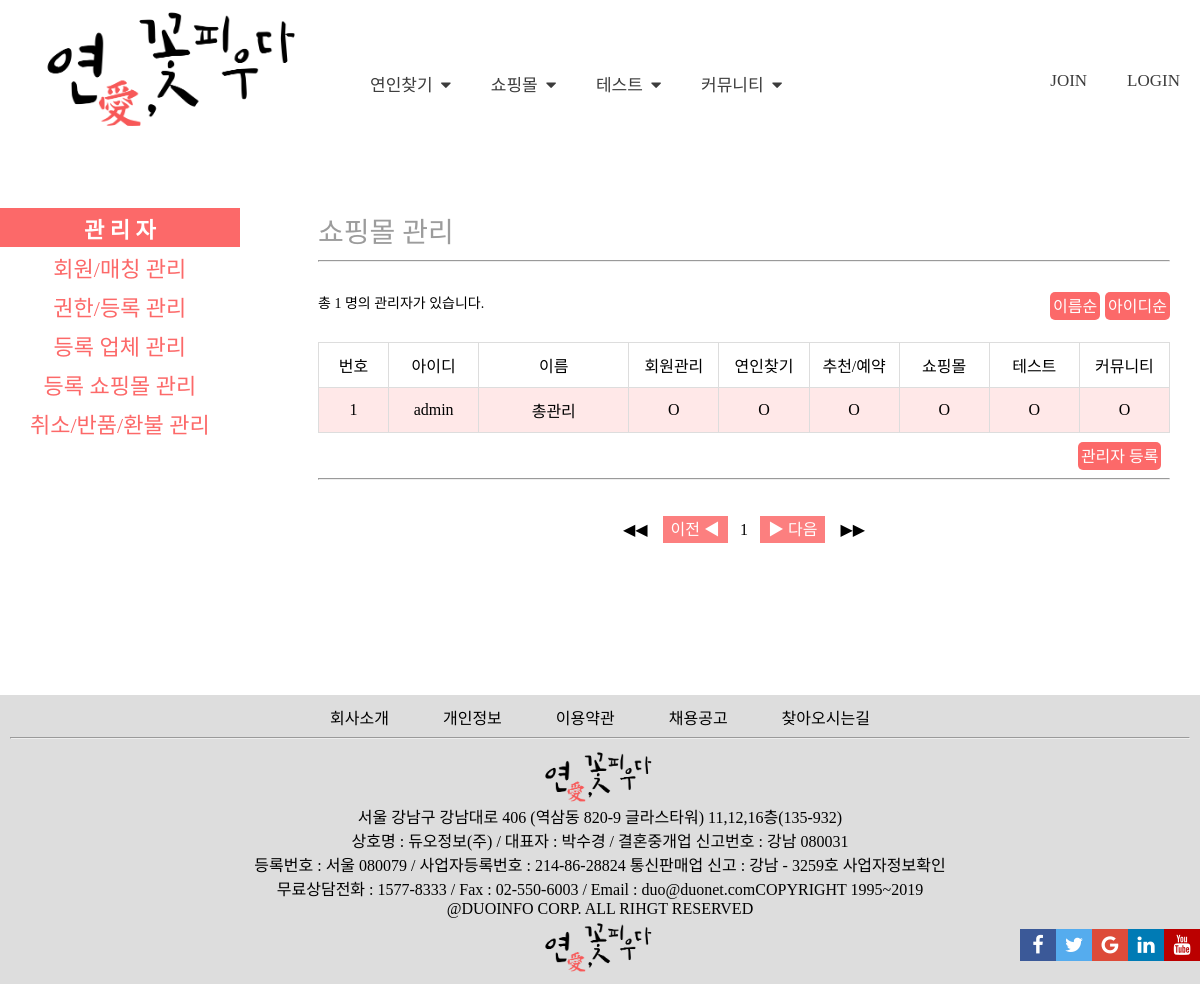
Page /admin_authority/a_auth_main.php on the committed database.
### tables this page shows
CREATE TABLE `admin_authority` (
  `id` varchar(22) NOT NULL,
  `passwd` varchar(22) NOT NULL,
  `name` char(10) NOT NULL,
  `auth_meeting` char(1) DEFAULT NULL,
  `auth_ra` char(1) DEFAULT NULL,
  `auth_shop` char(1) DEFAULT NULL,
  `auth_test` char(1) DEFAULT NULL,
  `auth_commu` char(1) DEFAULT NULL,
  `auth_member` char(1) DEFAULT NULL,
  PRIMARY KEY (`id`)
);

### admin_authority/a_auth_main.php (the view, shortened to what this page needs)
<?php
  include $_SERVER['DOCUMENT_ROOT']."/lotus/lib/db_connector.php";
  if(isset($_GET["mode"])&&$_GET["mode"]=="order_list_auth"){
          $order_list = test_input($_POST["order_list"]);
          $order_list = mysqli_real_escape_string($conn, $order_list);
    $sql="SELECT * from `admin_authority` order by `$order_list` asc";
  }else{
    $sql="SELECT * from `admin_authority` order by `id` asc";
  }
  $result=mysqli_query($conn,$sql);
  $total_record=mysqli_num_rows($result);
  $total_page=($total_record % SCALE == 0 )?
  ($total_record/SCALE):(ceil($total_record/SCALE));
  $page=(isset($_GET['page'])&&!empty($_GET['page']))?(test_input($_GET['page'])):(1);
  $start=($page -1) * SCALE;
?>
<!DOCTYPE html>
<html>
<head>
  <link rel="stylesheet" href="https://cdnjs.cloudflare.com/ajax/libs/font-awesome/4.7.0/css/font-awesome.min.css">
  <link rel="stylesheet" href="../css/common.css">
  <link rel="stylesheet" href="../css/header_sidenav.css">
  <link rel="stylesheet" href="./css/a_auth_main.css">
  <link rel="stylesheet" href="//code.jquery.com/ui/1.8.18/themes/base/jquery-ui.css" />
</head>
<body>
  <?php include $_SERVER['DOCUMENT_ROOT']."/lotus/lib/header_sidenav.php"; ?>
  <div id="main_body" class="main_body">
    <div id="sidenav" class="sidenav">
      <?php include $_SERVER['DOCUMENT_ROOT']."/lotus/lib/header_sidenav_admin_link.php"; ?>
    </div>
    <div class="main">
      <div class="admin_title">
        쇼핑몰 관리
      </div>
      <hr class="title_hr">
      <div class="list_search_bar">
        <form name="prd_shop_form" action="./a_auth_main.php?mode=order_list_auth" method="post">
            <div class="lsb_msg">총&nbsp;<?=$total_record?>&nbsp;명의 관리자가 있습니다.</div>
            <button class="lsb_btn_srch" name="order_list" type="submit" value="id">아이디순</button>
            <button class="lsb_btn_srch" name="order_list" type="submit" value="name">이름순</button>
          </form>
      </div>
      <table class="admin_table">
        <tr>
          <td class="li_hd_list_num">번호</td>
          <td class="li_hd_type">아이디</td>
          <td class="li_hd_name">이름</td>
          <td class="li_hd_type">회원관리</td>
          <td class="li_hd_type">연인찾기</td>
          <td class="li_hd_type">추천/예약</td>
          <td class="li_hd_type">쇼핑몰</td>
          <td class="li_hd_type">테스트</td>
          <td class="li_hd_type">커뮤니티</td>
        </tr>
        <?php
        for ($i = $start; $i < $start+SCALE && $i<$total_record; $i++){
          mysqli_data_seek($result,$i);
          $row=mysqli_fetch_array($result);
          $id=$row['id'];
          $name=$row['name'];
          $auth_meeting=$row['auth_meeting'];
          $auth_ra=$row['auth_ra'];
          $auth_shop=$row['auth_shop'];
          $auth_test=$row['auth_test'];
          $auth_commu=$row['auth_commu'];
          $auth_member=$row['auth_member'];
          ?>
          <tr class="submain_list_item">
          <td class="li_con_list_num">
            <a href="./a_auth_w_e_d.php?mode=update_a_auth&id=<?=$id?>"><?=$i+1?></a>
          </td>
            <td class="li_hd_type">
              <a href="./a_auth_w_e_d.php?mode=update_a_auth&id=<?=$id?>"><?=$id?></a>
            </td>
            <td class="li_hd_type">
              <a href="./a_auth_w_e_d.php?mode=update_a_auth&id=<?=$id?>"><?=$name?></a>
            </td>
            <td class="li_hd_type">
              <a href="./a_auth_w_e_d.php?mode=update_a_auth&id=<?=$id?>"><?=$auth_member?></a>
            </td>
            <td class="li_hd_type">
              <a href="./a_auth_w_e_d.php?mode=update_a_auth&id=<?=$id?>"><?=$auth_meeting?></a>
            </td>
            <td class="li_hd_type">
              <a href="./a_auth_w_e_d.php?mode=update_a_auth&id=<?=$id?>"><?=$auth_ra?></a>
            </td>
            <td class="li_hd_type">
              <a href="./a_auth_w_e_d.php?mode=update_a_auth&id=<?=$id?>"><?=$auth_shop?></a>
            </td>
            <td class="li_hd_type">
              <a href="./a_auth_w_e_d.php?mode=update_a_auth&id=<?=$id?>"><?=$auth_test?></a>
            </td>
            <td class="li_hd_type">
              <a href="./a_auth_w_e_d.php?mode=update_a_auth&id=<?=$id?>"><?=$auth_commu?></a>
            </td>
          </tr>
          <?php
        }
        ?>
      </table>
      <button class="btn_write"><a href="./a_auth_w_e_d.php">관리자 등록</a></button>
      <hr class="title_hr">
      <div class="page_to" >
        <div class="page_to_in" >
        <a href="./a_auth_main.php?page=1">◀◀</a>
        <?php
        if ($page>1) {
              $page_go=$page-1;
               echo '<a class="previous" href="./a_auth_main.php?page='.$page_go.'">이전 ◀</a>';
             }else {
               echo '<a class="previous" href="./a_auth_main.php?page=1">이전 ◀</a>';
             }
             for ($i=1; $i <= $total_page ; $i++) {
               if($page==$i){
                 echo "<a>&nbsp;$i&nbsp;</a>";
               }else{
                 echo "<a href='./a_auth_main.php?page=$i'>&nbsp;$i&nbsp;</a>";
               }
             }
             if ($total_page==0) {
               echo '<a class="next" href="./a_auth_main.php?page=1">▶ 다음</a>';
             }elseif ($page+1>$total_page) {
               $page_end=$total_page;
               echo '<a class="next" href="./a_auth_main.php?page='.$page_end.'">▶ 다음</a>';
             }else{
               $page_go=$page+1;
               echo '<a class="next" href="./a_auth_main.php?page='.$page_go.'">▶ 다음</a>';
             }
             ?>
          <a href="./a_auth_main.php?page=<?=$total_page?>">▶▶</a>
      </div>
      </div>
      <p>&nbsp;</p>
      <p>&nbsp;</p>
    </div>
  </div>
  <?php include $_SERVER['DOCUMENT_ROOT']."/lotus/lib/footer.php"; ?>
</body>
</html>

### css/common.css (style rules this page uses)
* { box-sizing: border-box; font-family:'Binggrae'; }
body, h2, h3 { margin: 0; }

### css/header_sidenav.css (style rules this page uses)
.main_body { width: 100%; }
.sidenav { position: fixed; min-width: 15%; z-index: 1; top: 200px; left: 0px; overflow-x: hidden; padding: 8px 0; background-color: white; }
.main { max-width: 85%; margin-left: 15%; margin-top: 200px; font-size: 28px; padding: 10px 30px; }
@media screen and (max-width: 1400px) { .main { max-width: 84.5%; margin-left: 15%; } }
@media screen and (max-width: 1200px) { .main { max-width: 84%; margin-left: 15.5%; } }

### admin_authority/css/a_auth_main.css (style rules this page uses)
.main { max-width: 85%; margin-left: 16%; margin-top: 200px; font-size: 28px; padding: 10px 30px; }
.admin_title { color:rgb(156, 156, 156); }
.title_hr { size:1; width:100%; margin: 10px 0; }
.list_search_bar { padding-top: 20px; width: 100%; }
.list_search_bar * { font-size: 14px; }
.lsb_msg { display: inline; }
.lsb_btn_srch { float: right; margin-left: 5px; }
.admin_table { font-family: arial, sans-serif; border-collapse: collapse; width: 100%; margin-top: 30px; }
tr, td { border: 1px solid #dddddd; text-align: center; padding: 10px; font-size: 16px; }
@media screen and (max-width: 1700px) { .main { margin-left: 17.5%; } }
@media screen and (max-width: 1600px) { .main { margin-left: 19.5%; } }
@media screen and (max-width: 1500px) { .main { margin-left: 21%; } }
@media screen and (max-width: 1400px) { .main { margin-left: 22.5%; } }
@media screen and (max-width: 1200px) { .main { margin-left: 24%; } }
.admin_table a, .btn_write a { text-decoration: none; color: black; }
.btn_write { float:right; margin: 1%; }
.btn_write a { color: white; }
.submain_list_item:nth-child(even) { background-color: rgba(252, 105, 105, 0.15); }
.li_hd_list_num, .li_hd_num { width: 7%; }
.li_hd_type { width: 9%; }
.li_hd_name { width: 15%; }
.lsb_btn_srch, .btn_write { border: none; background-color: rgba(252, 105, 105, 1); color: rgb(255, 255, 255); border-radius: 5px; padding: 1px 3px 3px 3px; font-size: 16px; cursor: pointer; }
.page_to a { text-decoration:none; padding: 5px 8px; font-size: 16px; color: black; }
.page_to .previous, .page_to .next { background-color: rgba(252, 105, 105, 0.85); color: white; }
.page_to { position:relative; margin: 30px 0 10% 0; }
.page_to_in { position:absolute; text-align: center; width:50%; left:0; right:0; margin-left:auto; margin-right:auto; }

### rows in the picture
admin_authority: id "admin", name "총관리", auth_member "O", auth_meeting "O", auth_ra "O", auth_shop "O", auth_test "O", auth_commu "O"

### other values in the picture
$total_record "1"
